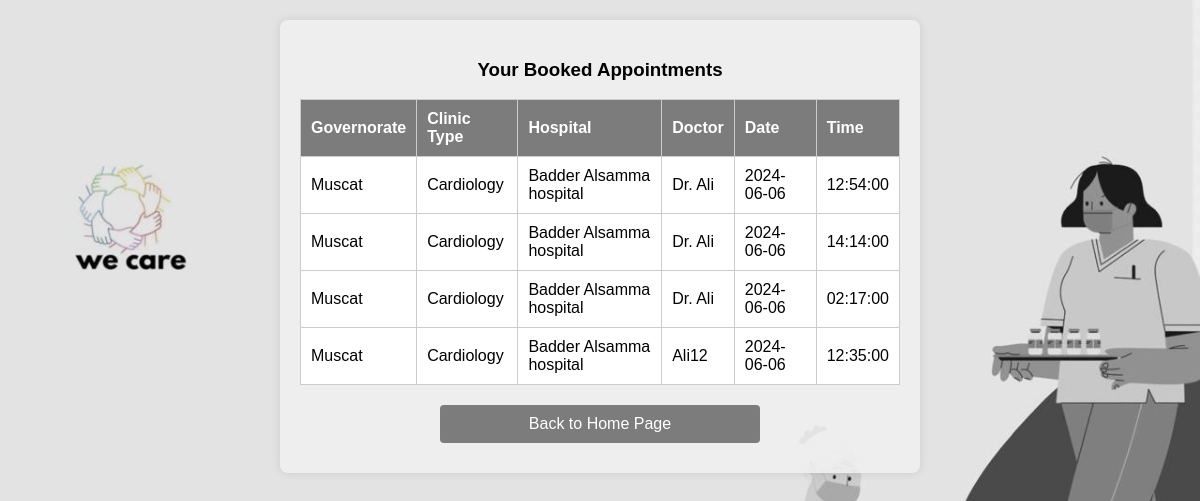
The app's page /user_appointments.php with its own data.
### tables this page shows
CREATE TABLE `appointments` (
  `id` int(11) NOT NULL,
  `governorate` varchar(255) DEFAULT NULL,
  `clinic_type` varchar(255) DEFAULT NULL,
  `hospital` varchar(255) DEFAULT NULL,
  `doctor` varchar(255) DEFAULT NULL,
  `appointment_date` date DEFAULT NULL,
  `appointment_time` time DEFAULT NULL
);

### user_appointments.php (the view, shortened to what this page needs)
<!DOCTYPE html>
<html lang="en">
<head>
</head>
<body>
    <div class="container">
        <h3>Your Booked Appointments</h3>
        <table>
            <tr>
                <th>Governorate</th>
                <th>Clinic Type</th>
                <th>Hospital</th>
                <th>Doctor</th>
                <th>Date</th>
                <th>Time</th>
            </tr>
            <?php
            $servername = "localhost";
            $username = "root";
            $password = "";
            $dbname = "wecare";
            $conn = new mysqli($servername, $username, $password, $dbname);
            $sql = "SELECT * FROM appointments";
            $result = $conn->query($sql);
            if ($result->num_rows > 0) {
                while($row = $result->fetch_assoc()) {
                    echo "<tr><td>" . $row["governorate"]. "</td><td>" . $row["clinic_type"]. "</td><td>" . $row["hospital"]. "</td><td>" . $row["doctor"]. "</td><td>" . $row["appointment_date"]. "</td><td>" . $row["appointment_time"]. "</td></tr>";
                }
            } else {
                echo "<tr><td colspan='6'>No appointments found</td></tr>";
            }
            ?>
        </table>
        <a href="https://localhost/We%20care/" class="back-button">Back to Home Page</a>
    </div>
</body>
</html>

### user_appointments.php (style rules this page uses)
body { font-family: Arial, sans-serif; background-image: url('22222.jpg'); background-size: cover; margin: 0; padding: 0; display: flex; flex-direction: column; align-items: center; }
.container { width: 50%; margin: 20px auto; background-color: rgba(240, 240, 240, 0.9); padding: 20px; border-radius: 8px; box-shadow: 0 0 10px rgba(0, 0, 0, 0.1); }
h1, h3 { text-align: center; }
table { width: 100%; border-collapse: collapse; margin-bottom: 20px; }
th, td { border: 1px solid #ccc; padding: 10px; text-align: left; }
th { background-color: #7d7c7c; color: #fff; }
td { background-color: #fff; }
input[type="submit"], .back-button { width: 50%; background-color: #7d7c7c; color: #fff; padding: 10px; border: none; border-radius: 4px; cursor: pointer; display: block; margin: 10px auto; text-align: center; text-decoration: none; }

### records on screen
appointments: governorate "Muscat", clinic_type "Cardiology", hospital "Badder Alsamma hospital", doctor "Dr. Ali", appointment_date "2024-06-06", appointment_time "12:54:00"
appointments: governorate "Muscat", clinic_type "Cardiology", hospital "Badder Alsamma hospital", doctor "Dr. Ali", appointment_date "2024-06-06", appointment_time "14:14:00"
appointments: governorate "Muscat", clinic_type "Cardiology", hospital "Badder Alsamma hospital", doctor "Dr. Ali", appointment_date "2024-06-06", appointment_time "02:17:00"
appointments: governorate "Muscat", clinic_type "Cardiology", hospital "Badder Alsamma hospital", doctor "Ali12", appointment_date "2024-06-06", appointment_time "12:35:00"
